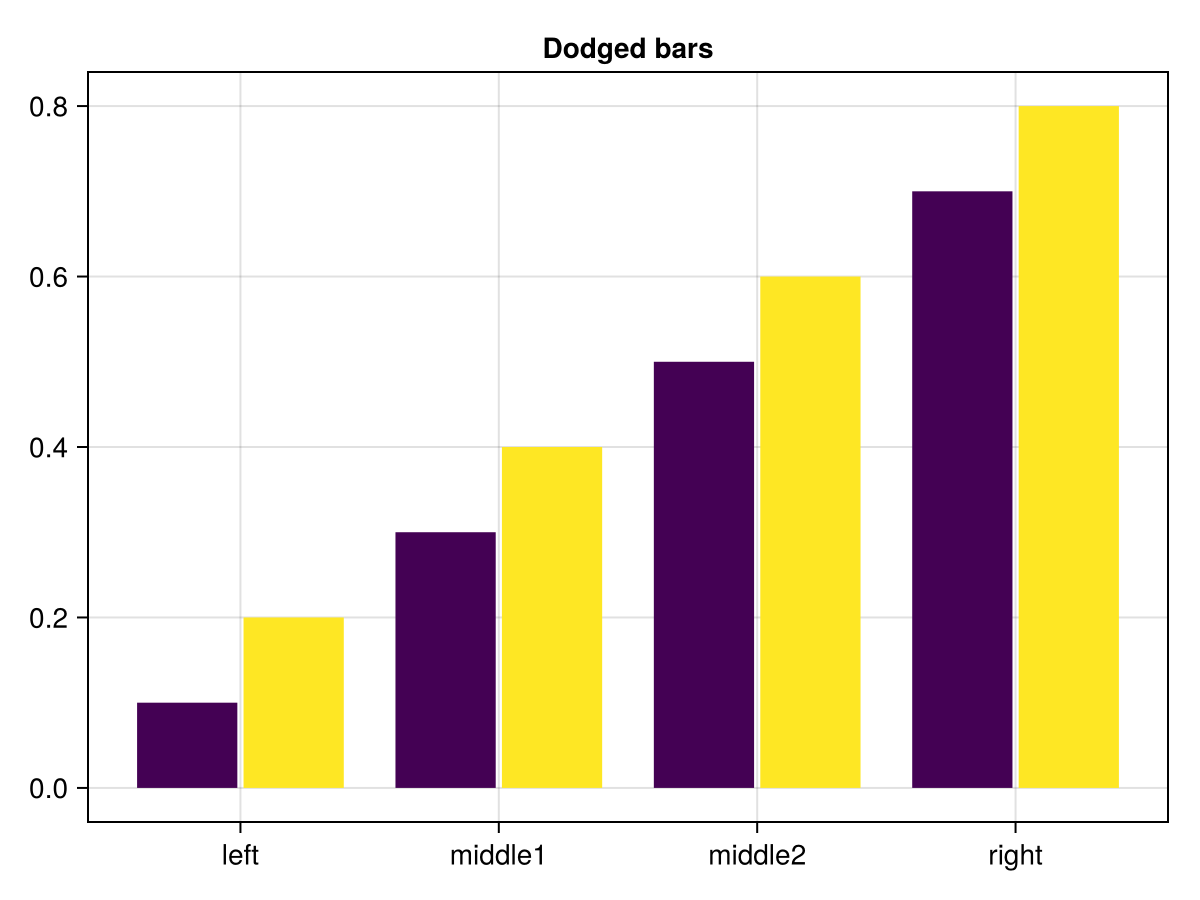

Write Julia code to recreate this figure.
using CairoMakie

f = Figure()
ax = Axis(
  f[1, 1],
  title="Dodged bars",
  xticks=(1:4, ["left", "middle1", "middle2", "right"])
)

table = (
  cat=[1, 1, 2, 2, 3, 3, 4, 4],
  data=[0.1, 0.2, 0.3, 0.4, 0.5, 0.6, 0.7, 0.8],
  group=repeat([1, 2], 4),
)
barplot!(
  ax,
  table.cat,
  table.data,
  dodge=table.group,
  color=table.group,
)
save("main2.png", f)
